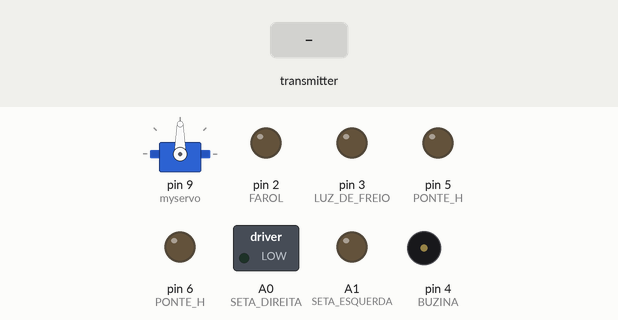
This sketch was run on a simulated Arduino Uno, built with avr-gcc and run on an emulated ATmega328P. Shown: servo, switched loads named in the sketch (green lamp = pin HIGH), output pins drawn as LEDs (lit = HIGH), buzzer (waves = sounding). Dashed ring = blinking. Inputs (shaded band) come from the test bench. No radio packets arrive unless stated.

Above: at 1.7 s.
1.8 s: the transmitter starts sending Botao_5 = 1
At 2.01 s:
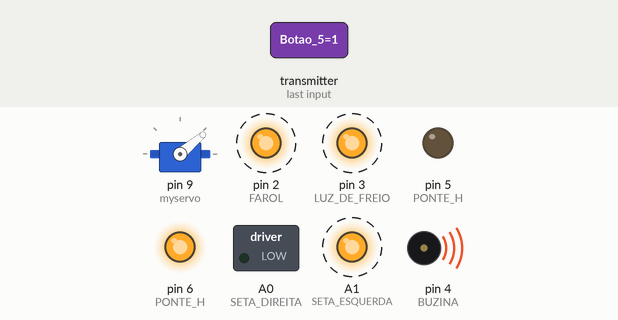
At 2.43 s:
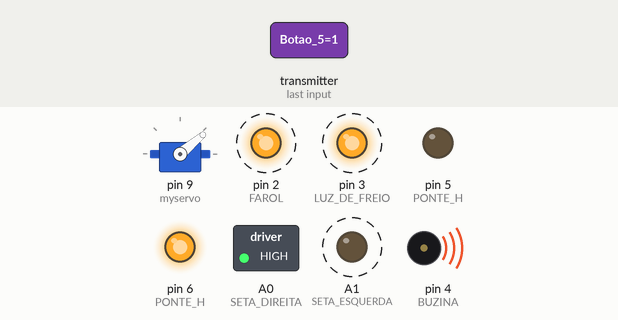
4.8 s: the transmitter starts sending Botao_5 = 0
At 5.5 s:
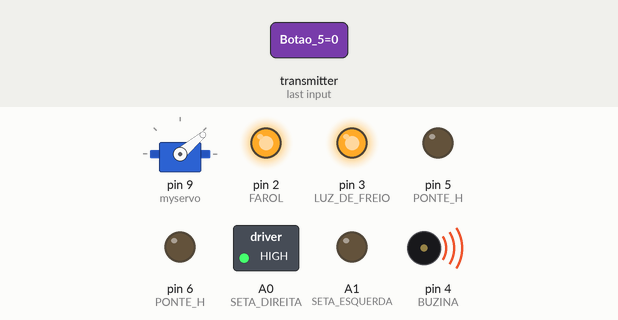
Timing chart, 0 to 10.4 s (numbered marks = the images above; inputs shaded):
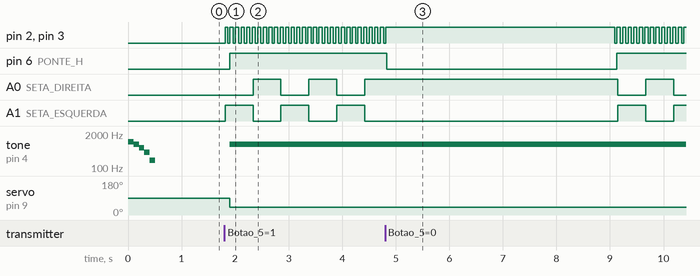

Measured:
- after the input at 1.8 s, pin 2 (FAROL), pin 3 (LUZ_DE_FREIO): alternates HIGH for 0.06 s and LOW for 0.04 s, starting at once

The sketch:

rc_car_receiver.ino
```cpp
#include <RF24.h>
#include <Servo.h>

uint32_t PiscaAlerta, SetaDireita, SetaEsquerda, amostra_tempo;

Servo myservo;

RF24 radio(7, 8);

struct MeuControleRemoto {
  boolean Botao_0;
  boolean Botao_1;
  boolean Botao_2;
  boolean Botao_3;
  boolean Botao_4;
  boolean Botao_5;
  boolean Botao_6;
  boolean Botao_7;
  boolean Botao_JoyA;
  boolean Botao_JoyB;
  byte Joystick_AX;
  byte Joystick_AY;
  byte Joystick_BX;
  byte Joystick_BY;
  byte Pot_A;
  byte Pot_B;
};

MeuControleRemoto ControleRemoto;
int cont = 0;

// Variáveis Globais para tratar os dados recedidos dos botões do Controle
boolean Botao0 = LOW;
boolean AuxBotao0 = LOW;
boolean Botao1 = LOW;
boolean AuxBotao1 = LOW;
boolean Botao2 = LOW;
boolean AuxBotao2 = LOW;
boolean Botao3 = LOW;
boolean AuxBotao3 = LOW;
boolean Botao4 = LOW;
boolean AuxBotao4 = LOW;
boolean Botao5 = LOW;
boolean AuxBotao5 = LOW;
boolean Botao6 = LOW;
boolean AuxBotao6 = LOW;
boolean Botao7 = LOW;
boolean AuxBotao7 = LOW;
boolean BotaoJoyA = LOW;
boolean AuxBotaoJoyA = LOW;
boolean BotaoJoyB = LOW;
boolean AuxBotaoJoyB = LOW;


void setup() {

  //Serial.begin(115200);
  // delay(100);
  // Serial.println("*RECEPTOR*");
  // delay(100);

  //pinMode(0, OUTPUT);   // Não está sendo usada neste projeto (PORTAS 0 E 1 NÃO DEVEM SER USADAS CASO QUEIRA UTILIZAR O MONITOR SERIAL)
  //pinMode(1, OUTPUT);   // Não está sendo usada neste projeto (PORTAS 0 E 1 NÃO DEVEM SER USADAS CASO QUEIRA UTILIZAR O MONITOR SERIAL)
  pinMode(2, OUTPUT);  // FAROL
  pinMode(3, OUTPUT);  // LUZ DE FREIO
  pinMode(4, OUTPUT);  // BUZINA
  pinMode(5, OUTPUT);  // PONTE H
  pinMode(6, OUTPUT);  // PONTE H
  // pinMode(10, OUTPUT);  // Não está sendo usada neste projeto (PORTA DIGITAL 10 SEMPRE DEVE SER USADA COMO SAÍDA QUANDO USAMOS O MÓDULO NRF24L01)
  pinMode(A0, OUTPUT);  // SETA DIREITA
  pinMode(A1, OUTPUT);  // SETA ESQUERDA

  myservo.attach(9);

  radio.begin();
  radio.setAutoAck(false);
  radio.setChannel(100);
  radio.setDataRate(RF24_250KBPS);
  radio.setPALevel(RF24_PA_HIGH);
  radio.powerUp();
  radio.openReadingPipe(1, 0xE8E8F0F0E1LL);
  radio.startListening();

  tone(4, 1000, 100);
  delay(100);
  tone(4, 800, 100);
  delay(100);
  tone(4, 600, 100);
  delay(100);
  tone(4, 400, 100);
  delay(100);
  tone(4, 200, 100);
  delay(100);
}

void loop() {

  delay(15);

  if (radio.available()) {

    radio.read(&ControleRemoto, sizeof(ControleRemoto));

    // TRATANDO DADOS RECEBIDOS DO BOTÃO 0
    // USADO PARA PISCA-ALERTA
    if (ControleRemoto.Botao_0 == LOW) {
      if (AuxBotao0 == LOW) {
        AuxBotao0 = HIGH;
        Botao0 = !Botao0;
        Serial.print("Botao 0 Pressionado: ");
        Serial.println(Botao0);
        digitalWrite(A0, LOW);
        digitalWrite(A1, LOW);
      }
    } else {
      AuxBotao0 = LOW;
    }

    if (Botao0 == HIGH) {
      Botao1 = LOW;
      Botao2 = LOW;
      if (millis() - PiscaAlerta > 500) {
        digitalWrite(A0, !digitalRead(A0));
        digitalWrite(A1, !digitalRead(A1));
        tone(4, 80, 50);
        PiscaAlerta = millis();
      }
    }


    // TRATANDO DADOS RECEBIDOS DO BOTÃO 1
    // USADO PARA SETA PARA DIREITA
    if (ControleRemoto.Botao_1 == LOW) {
      if (AuxBotao1 == LOW) {
        AuxBotao1 = HIGH;
        Botao1 = !Botao1;
        // Serial.print("Botao 1 Pressionado: ");
        // Serial.println(Botao1);
        digitalWrite(A0, LOW);
        digitalWrite(A1, LOW);
      }
    } else {
      AuxBotao1 = LOW;
    }

    if (Botao1 == HIGH) {
      Botao2 = LOW;
      if (millis() - SetaDireita > 500) {
        digitalWrite(A0, !digitalRead(A0));
        tone(4, 80, 50);
        SetaDireita = millis();
      }
    }

    //   TRATANDO DADOS RECEBIDOS DO BOTÃO 2
    // **USADO PARA SETA ESQUERDA
    if (ControleRemoto.Botao_2 == LOW) {
      if (AuxBotao2 == LOW) {
        AuxBotao2 = HIGH;
        Botao2 = !Botao2;
        // Serial.print("Botao 2 Pressionado: ");
        // Serial.println(Botao2);
        digitalWrite(A0, LOW);
        digitalWrite(A1, LOW);
      }
    } else {
      AuxBotao2 = LOW;
    }


    if (Botao2 == HIGH) {
      Botao1 = LOW;
      if (millis() - SetaEsquerda > 500) {
        digitalWrite(A1, !digitalRead(A1));
        tone(4, 80, 50);
        SetaEsquerda = millis();
      }
    }

    // TRATANDO DADOS RECEBIDOS DO BOTÃO 4
    // USADO PARA FAROL E LANTERNA TRAZEIRA
    if (ControleRemoto.Botao_4 == LOW) {
      if (AuxBotao4 == LOW) {
        AuxBotao4 = HIGH;
        Botao4 = !Botao4;
        // Serial.print("Botao 4 Pressionado: ");
        // Serial.println(Botao4);
        digitalWrite(2, LOW);
        digitalWrite(3, LOW);
      }
    } else {
      AuxBotao4 = LOW;
    }

    if (Botao4 == HIGH) {
      digitalWrite(2, HIGH);
      digitalWrite(3, HIGH);
    }

    // TRATANDO DADOS RECEBIDOS DO BOTÃO 5
    // USADO PARA SIRENE
    if (ControleRemoto.Botao_5 == LOW) {
      if (AuxBotao5 == LOW) {
        AuxBotao5 = HIGH;
        Botao5 = !Botao5;
        // Serial.print("Botao 5 Pressionado: ");
        // Serial.println(Botao5);
        digitalWrite(2, LOW);
        digitalWrite(3, LOW);
        Sirene();
      }
    } else {
      AuxBotao5 = LOW;
    }

    // TRATANDO DADOS RECEBIDOS DO BOTÃO 6
    // USADO PARA SIRENE RAPIDA
    if (ControleRemoto.Botao_6 == LOW) {
      if (AuxBotao6 == LOW) {
        AuxBotao6 = HIGH;
        Botao6 = !Botao6;
        // Serial.print("Botao 6 Pressionado: ");
        // Serial.println(Botao6);
        digitalWrite(2, LOW);
        digitalWrite(3, LOW);
      }
    } else {
      AuxBotao6 = LOW;
    }

    if (Botao6 == HIGH) {
      SireneRapida();
    }

    // TRATANDO DADOS RECEBIDOS DO BOTÃO 7
    // BUZINA, é acionada ao pressionar o botão 7 no controle remoto
    if (ControleRemoto.Botao_7 == LOW) {
      tone(4, 800);
      // Serial.print("Botao 7 Pressionado: ");
      // Serial.println(ControleRemoto.Botao_7);
    } else {
      noTone(4);
    }

    // TRATANDO DADOS RECEBIDOS DO BOTÃO JOYSTICK A
    if (ControleRemoto.Botao_JoyA == LOW) {
      if (AuxBotaoJoyA == LOW) {
        AuxBotaoJoyA = HIGH;
        BotaoJoyA = !BotaoJoyA;
        // Serial.print("Botao Joystick A pressionado: ");
        // Serial.println(BotaoJoyA);
      }
    } else {
      AuxBotaoJoyA = LOW;
    }

    // TRATANDO DADOS RECEBIDOS DO BOTÃO JOYSTICK B
    if (ControleRemoto.Botao_JoyB == LOW) {
      if (AuxBotaoJoyB == LOW) {
        AuxBotaoJoyB = HIGH;
        BotaoJoyB = !BotaoJoyB;
        // Serial.print("Botao Joystick B pressionado: ");
        // Serial.println(BotaoJoyB);
      }
    } else {
      AuxBotaoJoyB = LOW;
    }

    //***************TRATANDO DADOS DOS JOYSTICKS ANALÓGICOS PARA CONTROLE DO SERVO MOTOR E PONTE H***************
    int aux = 0;

    // CONTROLE DE DIREÇÃO - controla a posição Do braço do servo motor de acordo com os movimentos no joystick no controle remoto
    aux = map(ControleRemoto.Joystick_BX, 0, 255, 40, 140);
    myservo.write(aux);
    //Serial.print("Direcao: ");
    //Serial.println(aux);

    // Tratando valores recebidos dos joysticks para controle de frente ré e aceleração do motor
    // Os valores recebidos do joystick vão de 0 a 255, os ifs abaixo dividem este valor para controlar frente ré e parado.
    if (ControleRemoto.Joystick_AY >= 130) {
      aux = map(ControleRemoto.Joystick_AY, 130, 255, 20, 255);
      analogWrite(5, aux);
      analogWrite(6, LOW);

      Serial.print("Frente: ");
      Serial.println(aux);

      digitalWrite(3, digitalRead(2));

    } else if (ControleRemoto.Joystick_AY <= 125) {
      aux = map(ControleRemoto.Joystick_AY, 125, 0, 20, 255);
      analogWrite(5, LOW);
      analogWrite(6, aux);

      Serial.print("Re:     ");
      Serial.println(aux);

      digitalWrite(3, HIGH);

    } else {

      analogWrite(5, LOW);
      analogWrite(6, LOW);
      //Serial.println("PARADO ");
      digitalWrite(3, digitalRead(2));
    }

    cont = 0;
  } else {
    cont++;
    if (cont > 10) {
      cont = 11;
      // Serial.println("Sem Sinal do Radio: Verifique se o transmissor esta ligado");
      digitalWrite(5, LOW);
      digitalWrite(6, LOW);

      if (millis() - amostra_tempo > 5000) {
        tone(4, 700, 100);
        delay(100);
        tone(4, 1300, 100);
        amostra_tempo = millis();
      }
    }
  }
}

void Sirene() {  // Função Sirene_Lenta que faz com que o buzzer emita um som de sirene (semelhante a ambulância)
  int frequencia = 0;

  analogWrite(5, LOW);
  analogWrite(6, LOW);

  digitalWrite(2, HIGH);
  digitalWrite(3, HIGH);

  for (frequencia = 80; frequencia < 2200; frequencia += 1) {
    tone(4, frequencia, 10);
    delay(1);
  }
  for (frequencia = 2200; frequencia > 200; frequencia -= 1) {
    tone(4, frequencia, 10);
    delay(1);
  }
  // Desativando leds dos faroes e lanternas para efeito visual
  digitalWrite(2, LOW);
  digitalWrite(3, LOW);
}

void SireneRapida() {
  int frequencia = 0;

  // Ativando leds dos faroes e lanterna para efeito visual
  digitalWrite(2, HIGH);
  digitalWrite(3, HIGH);

  for (frequencia = 150; frequencia < 1800; frequencia += 40) {
    tone(4, frequencia, 10);
    delay(1);
  }
  digitalWrite(2, LOW);
  digitalWrite(3, LOW);

  for (frequencia = 1800; frequencia > 150; frequencia -= 40) {
    tone(4, frequencia, 10);
    delay(1);
  }
  digitalWrite(2, HIGH);
  digitalWrite(3, HIGH);
}
```
